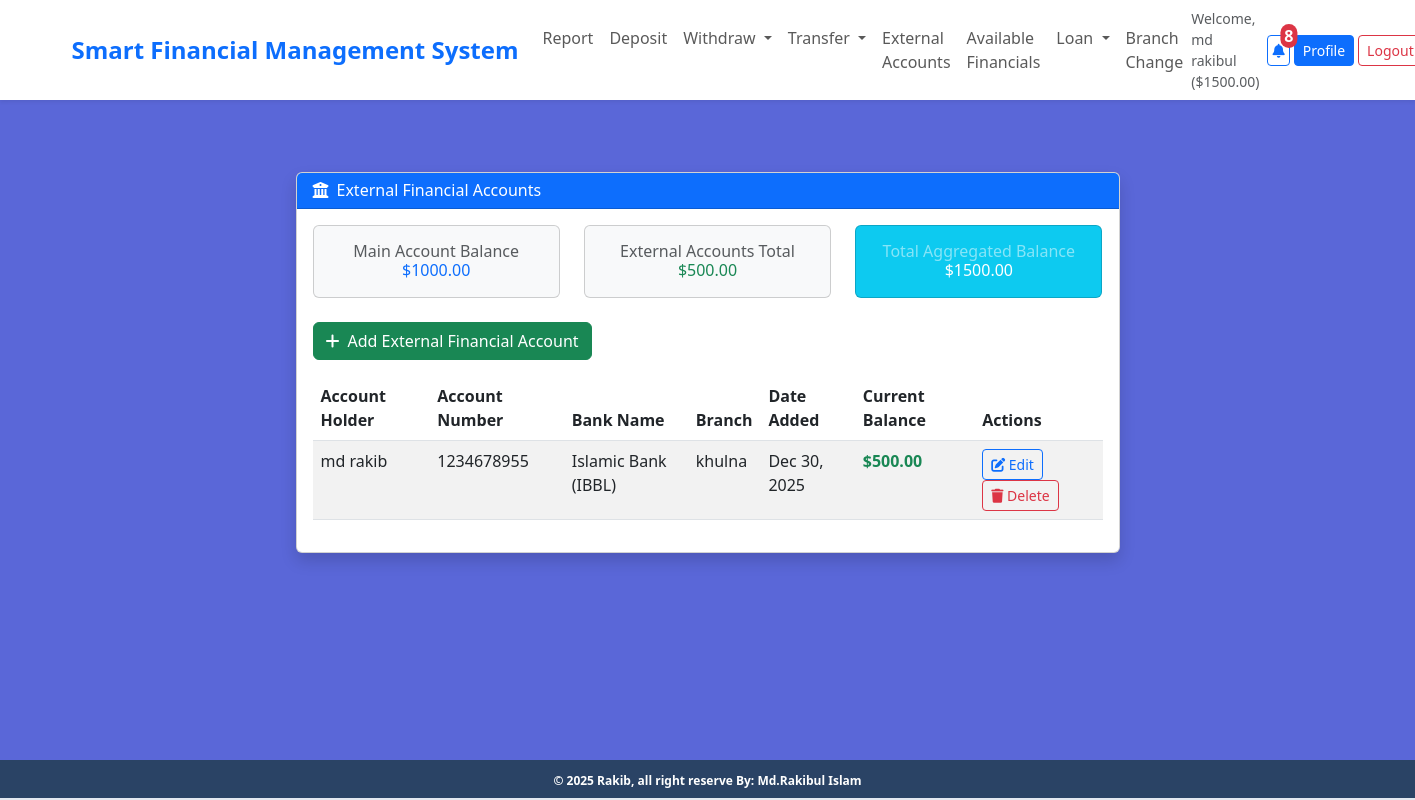
Page /accounts/external-accounts/ (signed in) on the committed database.
### accounts/models.py (models this page shows, shortened)
class UserBankAccount(models.Model):
    ROLE_CHOICES = [
        ('Admin', 'Admin'),
        ('Staff', 'Staff'),
        ('Customer', 'Customer'),
    ]
    user = models.OneToOneField(User, related_name='account', on_delete=models.CASCADE)
    bank = models.ForeignKey(Bank, on_delete=models.CASCADE, related_name='accounts')
    branch = models.ForeignKey(Branch, on_delete=models.CASCADE, related_name='accounts', null=True, blank=True)
    account_type = models.CharField(max_length=10, choices=ACCOUNT_TYPE)
    role = models.CharField(max_length=10, choices=ROLE_CHOICES, default='Customer')
    account_no = models.IntegerField(unique=True) # account no duijon user er kokhono same hobe na
    birth_date = models.DateField(null=True, blank=True)
    gender = models.CharField(max_length=10, choices=GENDER_TYPE)
    initial_deposite_date = models.DateField(auto_now_add=True)
    balance = models.DecimalField(default=0, max_digits=12, decimal_places=2) # ekjon user 12 digit obdi taka rakhte parbe, dui doshomik ghor obdi rakhte parben 1000.50
    is_active = models.BooleanField(default=True)
    @property
    def total_balance(self):
        from decimal import Decimal
        external_balance = self.user.external_accounts.aggregate(
            total=models.Sum('current_balance')
        )['total'] or Decimal('0')
        return self.balance + external_balance

class ExternalBankAccount(models.Model):
    user = models.ForeignKey(User, related_name='external_accounts', on_delete=models.CASCADE)
    account_holder_name = models.CharField(max_length=100, default='')
    account_number = models.CharField(max_length=50, unique=True)
    bank = models.ForeignKey(Bank, on_delete=models.CASCADE, null=True, blank=True)
    branch_name = models.CharField(max_length=100, default='')
    date_added = models.DateField(default='2025-01-01')
    current_balance = models.DecimalField(max_digits=12, decimal_places=2, default=0)
    created_at = models.DateTimeField(auto_now_add=True)
    updated_at = models.DateTimeField(auto_now=True)
    class Meta:
        ordering = ['-date_added']
        verbose_name = 'External Bank Account'
        verbose_name_plural = 'External Bank Accounts'
        constraints = [
            models.UniqueConstraint(fields=['user', 'bank'], name='unique_user_bank_external')
        ]

### banks/models.py (models this page shows, shortened)
class Bank(models.Model):
    name = models.CharField(max_length=100, unique=True)
    code = models.CharField(max_length=10, unique=True, blank=True, null=True, help_text="Optional bank code (e.g., IBBL, SONALI)")
    is_active = models.BooleanField(default=True, help_text="Only active banks can be selected by users")
    class Meta:
        ordering = ['name']
        verbose_name = 'Bank'
        verbose_name_plural = 'Banks'

### accounts/views.py (the view)
# urls.py: path('external-accounts/', ExternalBankAccountListView.as_view(), name='external_accounts'),
class ExternalBankAccountListView(View):
    template_name = 'accounts/external_accounts.html'
    def get(self, request):
        external_accounts = ExternalBankAccount.objects.filter(user=request.user)
        total_external_balance = sum(account.current_balance for account in external_accounts)
        main_balance = request.user.account.balance if hasattr(request.user, 'account') else 0
        total_aggregated_balance = main_balance + total_external_balance
        context = {
            'external_accounts': external_accounts,
            'total_external_balance': total_external_balance,
            'main_balance': main_balance,
            'total_aggregated_balance': total_aggregated_balance,
        }
        return render(request, self.template_name, context)

### notifications/context_processors.py (called while the page is built)
def unread_notifications_count(request):
    if request.user.is_authenticated:
        count = Notification.objects.filter(user=request.user, is_read=False).count()
    else:
        count = 0
    return {'unread_notifications_count': count}

### accounts/templates/accounts/external_accounts.html (shortened to what this page needs)
{% extends 'base.html' %}
{% load static %}
{% block content %}
<div class="container py-5">
    <div class="row">
        <div class="col-lg-8 mx-auto">
            <div class="card shadow">
                <div class="card-header bg-primary text-white">
                    <h4 class="card-title mb-0">
                        <i class="fas fa-university me-2"></i>External Financial Accounts
                    </h4>
                </div>
                <div class="card-body">
                    <div class="row mb-4">
                        <div class="col-md-4">
                            <div class="card bg-light">
                                <div class="card-body text-center">
                                    <h6 class="text-muted">Main Account Balance</h6>
                                    <h4 class="text-primary">${{ main_balance|floatformat:2 }}</h4>
                                </div>
                            </div>
                        </div>
                        <div class="col-md-4">
                            <div class="card bg-light">
                                <div class="card-body text-center">
                                    <h6 class="text-muted">External Accounts Total</h6>
                                    <h4 class="text-success">${{ total_external_balance|floatformat:2 }}</h4>
                                </div>
                            </div>
                        </div>
                        <div class="col-md-4">
                            <div class="card bg-info text-white">
                                <div class="card-body text-center">
                                    <h6 class="text-white-50">Total Aggregated Balance</h6>
                                    <h4 class="text-white">${{ total_aggregated_balance|floatformat:2 }}</h4>
                                </div>
                            </div>
                        </div>
                    </div>
                    <div class="mb-3">
                            <a href="{% url 'add_external_account' %}" class="btn btn-success">
                            <i class="fas fa-plus me-2"></i>Add External Financial Account
                        </a>
                    </div>
                    {% if external_accounts %}
                        <div class="table-responsive">
                            <table class="table table-striped">
                                <thead>
                                    <tr>
                                        <th>Account Holder</th>
                                        <th>Account Number</th>
                                        <th>Bank Name</th>
                                        <th>Branch</th>
                                        <th>Date Added</th>
                                        <th>Current Balance</th>
                                        <th>Actions</th>
                                    </tr>
                                </thead>
                                <tbody>
                                    {% for account in external_accounts %}
                                        <tr>
                                            <td>{{ account.account_holder_name }}</td>
                                            <td>{{ account.account_number }}</td>
                                            <td>{{ account.bank.name }}{% if account.bank.code %} ({{ account.bank.code }}){% endif %}</td>
                                            <td>{{ account.branch_name }}</td>
                                            <td>{{ account.date_added|date:"M d, Y" }}</td>
                                            <td class="text-success fw-bold">${{ account.current_balance|floatformat:2 }}</td>
                                            <td>
                                                <a href="{% url 'edit_external_account' account.pk %}" class="btn btn-sm btn-outline-primary me-1">
                                                    <i class="fas fa-edit"></i> Edit
                                                </a>
                                                <form method="post" action="{% url 'delete_external_account' account.pk %}" class="d-inline"
                                                      onsubmit="return confirm('Are you sure you want to delete this account?')">
                                                    <button type="submit" class="btn btn-sm btn-outline-danger">
                                                        <i class="fas fa-trash"></i> Delete
                                                    </button>
                                                </form>
                                            </td>
                                        </tr>
                                    {% endfor %}
                                </tbody>
                            </table>
                        </div>
                    {% endif %}
                </div>
            </div>
        </div>
    </div>
</div>
{% endblock %}

### core/templates/navbar.html (shortened to what this page needs)
<nav class="navbar navbar-expand-lg navbar-light bg-white shadow-sm">
    <div class="container-fluid px-4">
        <a class="navbar-brand fw-bold text-primary fs-4" href="/">Smart Financial Management System</a>
        <div class="collapse navbar-collapse" id="navbarNav">
            {% if request.user.is_authenticated %}
                <ul class="navbar-nav me-auto">
                    <li class="nav-item">
                        <a class="nav-link" href="{% url 'transactions:transaction_report' %}">Report</a>
                    </li>
                    <li class="nav-item">
                        <a class="nav-link" href="{% url 'transactions:deposit_money' %}">Deposit</a>
                    </li>
                    <li class="nav-item dropdown">
                        <a class="nav-link dropdown-toggle" href="#" id="withdrawDropdown" role="button" data-bs-toggle="dropdown" aria-expanded="false">
                            Withdraw
                        </a>
                    </li>
                    <li class="nav-item dropdown">
                        <a class="nav-link dropdown-toggle" href="#" id="transferDropdown" role="button" data-bs-toggle="dropdown" aria-expanded="false">
                            Transfer
                        </a>
                    </li>
                    <li class="nav-item">
                        <a class="nav-link" href="{% url 'external_accounts' %}">External Accounts</a>
                    </li>
                    <li class="nav-item">
                        <a class="nav-link" href="{% url 'banks:bank_list' %}">Available Financials</a>
                    </li>
                    <li class="nav-item dropdown">
                        <a class="nav-link dropdown-toggle" href="#" id="loanDropdown" role="button" data-bs-toggle="dropdown" aria-expanded="false">
                            Loan
                        </a>
                    </li>
                    <li class="nav-item">
                        <a class="nav-link" href="{% url 'branch_change_requests' %}">Branch Change</a>
                    </li>
                </ul>
                <div class="d-flex align-items-center flex-nowrap">
                    <span class="me-2 text-muted d-none d-lg-inline small">Welcome, {{ request.user.first_name }} (${{ request.user.account.total_balance|floatformat:2 }})</span>
                    <a href="{% url 'notifications:notification_list' %}" class="btn btn-outline-primary me-1 btn-sm position-relative p-1" title="Notifications">
                        <i class="fas fa-bell"></i>
                        {% if unread_notifications_count > 0 %}
                            <span class="position-absolute top-0 start-100 translate-middle badge rounded-pill bg-danger fs-6 p-1">{{ unread_notifications_count }}</span>
                        {% endif %}
                    </a>
                    <a href="{% url 'profile' %}" class="btn btn-primary me-1 btn-sm d-none d-sm-inline px-2" title="Profile">Profile</a>
                    <a href="{% url 'logout' %}" class="btn btn-outline-danger btn-sm px-2" title="Logout">Logout</a>
                </div>
            {% else %}
                <div class="d-flex ms-auto">
                    <a href="{% url 'login' %}" class="btn btn-outline-primary me-2">Login</a>
                    <a href="{% url 'register' %}" class="btn btn-primary">Register</a>
                </div>
            {% endif %}
        </div>
    </div>
</nav>

### core/templates/base.html (style rules this page uses)
.container-fluid { width: 100%; padding-left: 15px; padding-right: 15px; margin-left: auto; margin-right: auto; }
@media (min-width: 576px) { .container-fluid { max-width: 540px; } }
@media (min-width: 768px) { .container-fluid { max-width: 720px; } }
@media (min-width: 992px) { .container-fluid { max-width: 960px; } }
@media (min-width: 1200px) { .container-fluid { max-width: 1140px; } }
@media (min-width: 1400px) { .container-fluid { max-width: 1320px; } }
.table-responsive { display: block; width: 100%; overflow-x: auto; -webkit-overflow-scrolling: touch; }

### rows in the picture
UserBankAccount: balance "1000.00"
ExternalBankAccount: account_holder_name "md rakib", account_number "1234678955", bank.name "Islamic Bank", bank.code "IBBL", branch_name "khulna", date_added "Dec 30, 2025", current_balance "500.00"

### other values in the picture
{{ request.user.first_name }} "md rakibul"
{{ request.user.account.total_balance|floatformat:2 }} "1500.00"
{{ unread_notifications_count }} "8"
{{ total_external_balance|floatformat:2 }} "500.00"
{{ total_aggregated_balance|floatformat:2 }} "1500.00"
